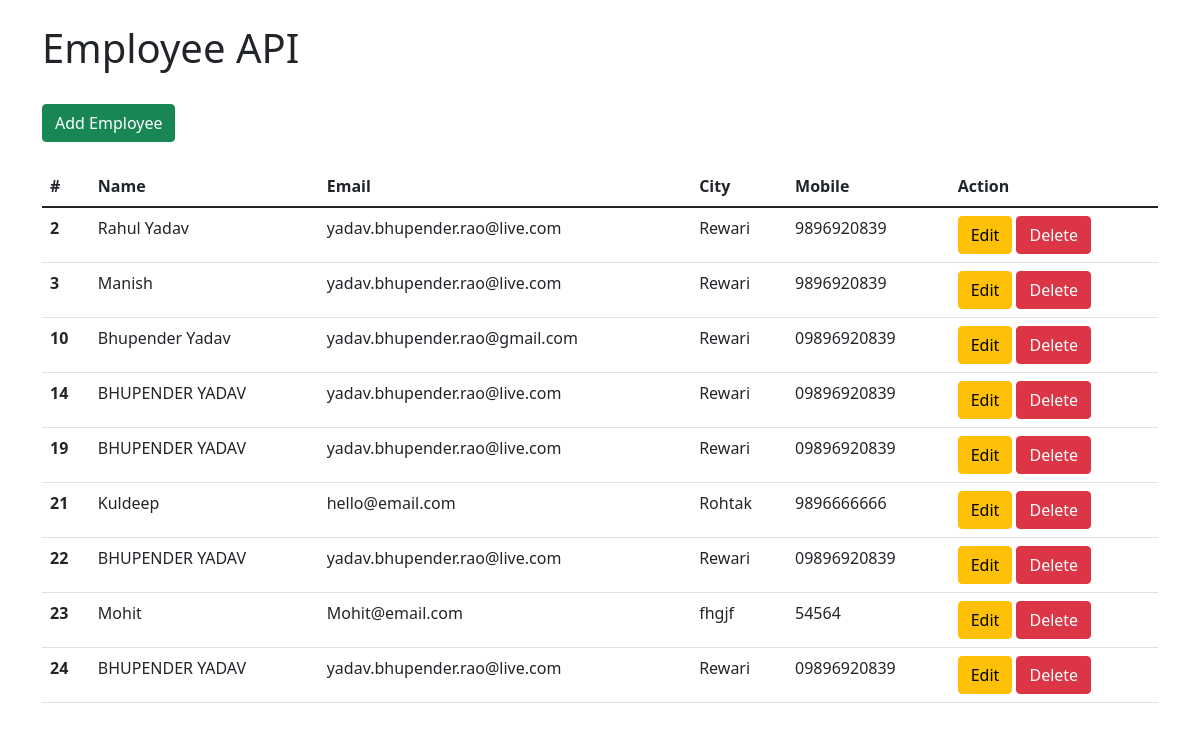
The page / on the database its author committed.
### api/models.py (models this page shows, shortened)
class Employee(models.Model):
    Name = models.CharField(max_length=30)
    Email = models.EmailField()
    City = models.CharField(max_length=20)
    Mobile = models.CharField(max_length=10)

### api/views.py (the view)
# urls.py: path('', views.index, name='index'),
def index(request):
    res = Employee.objects.all()
    context = {
        'emp' : res
    }
    return render(request, 'index.html',context)

### api/templates/index.html (shortened to what this page needs)
<!doctype html>
<html lang="en">
<head>
    <link href="https://cdn.jsdelivr.net/npm/bootstrap@5.1.3/dist/css/bootstrap.min.css" rel="stylesheet"
>
</head>
<body>
    <div class="container">
        <br>
        <h1>Employee API</h1>
        <br>
        <a href="/create" class="btn btn-success">Add Employee</a>
        <br><br>
        <table class="table">
            <thead>
                <tr>
                    <th scope="col">#</th>
                    <th scope="col">Name</th>
                    <th scope="col">Email</th>
                    <th scope="col">City</th>
                    <th scope="col">Mobile</th>
                    <th scope="col">Action</th>
                </tr>
            </thead>
            <tbody>
                {% for e in emp %}
                <tr>
                    <th scope="row">{{e.id}}</th>
                    <td>{{e.Name}}</td>
                    <td>{{e.Email}}</td>
                    <td>{{e.City}}</td>
                    <td>{{e.Mobile}}</td>
                    <td>
                        <a href="/update/{{e.id}}" class="btn btn-warning">Edit</a>
                        <a href="/delete/{{e.id}}" class="btn btn-danger">Delete</a>
                    </td>
                </tr>
                {% endfor %}
            </tbody>
        </table>
    </div>
</body>
</html>

### rows shown on the page
Employee: id "2", Name "Rahul Yadav", Email "yadav.bhupender.rao@live.com", City "Rewari", Mobile "9896920839"
Employee: id "3", Name "Manish", Email "yadav.bhupender.rao@live.com", City "Rewari", Mobile "9896920839"
Employee: id "10", Name "Bhupender Yadav", Email "yadav.bhupender.rao@gmail.com", City "Rewari", Mobile "09896920839"
Employee: id "14", Name "BHUPENDER YADAV", Email "yadav.bhupender.rao@live.com", City "Rewari", Mobile "09896920839"
Employee: id "19", Name "BHUPENDER YADAV", Email "yadav.bhupender.rao@live.com", City "Rewari", Mobile "09896920839"
Employee: id "21", Name "Kuldeep", Email "hello@email.com", City "Rohtak", Mobile "9896666666"
Employee: id "22", Name "BHUPENDER YADAV", Email "yadav.bhupender.rao@live.com", City "Rewari", Mobile "09896920839"
Employee: id "23", Name "Mohit", Email "Mohit@email.com", City "fhgjf", Mobile "54564"
Employee: id "24", Name "BHUPENDER YADAV", Email "yadav.bhupender.rao@live.com", City "Rewari", Mobile "09896920839"
